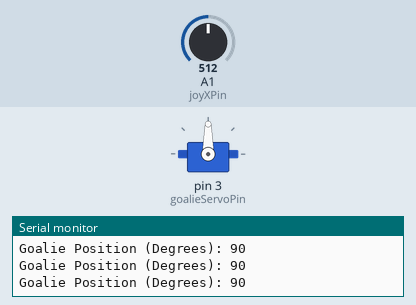
A sketch run on a simulated Arduino Uno, built with avr-gcc and run on an emulated ATmega328P. On the bench: servo, the last lines printed to the serial monitor. The inputs (shaded band) are chosen by the test bench; at power-on: A1 (joyXPin) = 512.

Above: at 1.2 s.
1.3 s: A1 (joyXPin) set to 616
At 1.8 s:
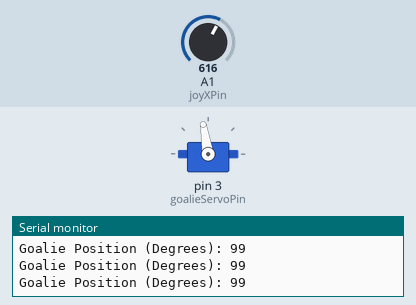
4.3 s: A1 (joyXPin) set to 635
At 5.2 s:
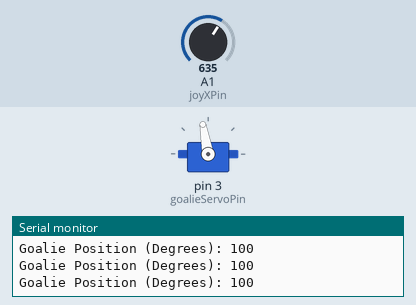
5.8 s: A1 (joyXPin) set to 306
At 6.3 s:
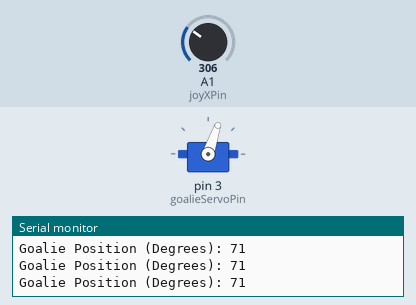
7.3 s: A1 (joyXPin) set to 900
At 8.0 s:
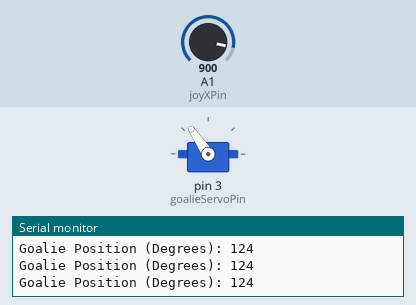
8.8 s: A1 (joyXPin) set to 125
At 10.3 s:
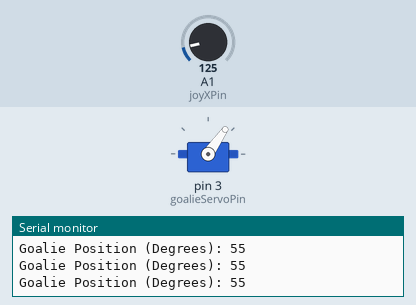
Timing chart, 0 to 11.3 s (numbered marks = the images above; inputs shaded):
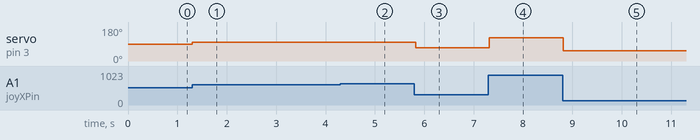

The sketch:

Servowithjoystick.ino
```cpp
#include <Servo.h>

const int joyXPin = A1;    // Joystick Left/Right
const int goalieServoPin = 3; // Goalie Servo on Pin 3

Servo goalieServo;

// Goalie limits so it doesn't smash into the cardboard posts!
const int LEFT_LIMIT = 45;   // Adjust if needed
const int RIGHT_LIMIT = 135;  // Adjust if needed
const int CENTER_POS = 90;

void setup() {
  goalieServo.attach(goalieServoPin);
  goalieServo.write(CENTER_POS); // Start in the middle of the goal

  Serial.begin(9600);
}

void loop() {
  int xVal = analogRead(joyXPin); // Read joystick (0 to 1023)

  // Map joystick movement to the goalie sweep range
  int goalieAngle = map(xVal, 0, 1023, LEFT_LIMIT, RIGHT_LIMIT);

  // Send angle to the Goalie Servo
  goalieServo.write(goalieAngle);

  // Print position to check in Serial Monitor
  Serial.print("Goalie Position (Degrees): ");
  Serial.println(goalieAngle);

  delay(15); // Smooth mechanical movement
}
```

Measured:
- after the input at 1.3 s, servo on pin 3 (goalieServoPin): 90° → 99° at once
- after the input at 4.3 s, servo on pin 3 (goalieServoPin): 99° → 100° at once
- after the input at 5.8 s, servo on pin 3 (goalieServoPin): 100° → 71° at once
- after the input at 7.3 s, servo on pin 3 (goalieServoPin): 71° → 124° at once
- after the input at 8.8 s, servo on pin 3 (goalieServoPin): 124° → 55° at once
